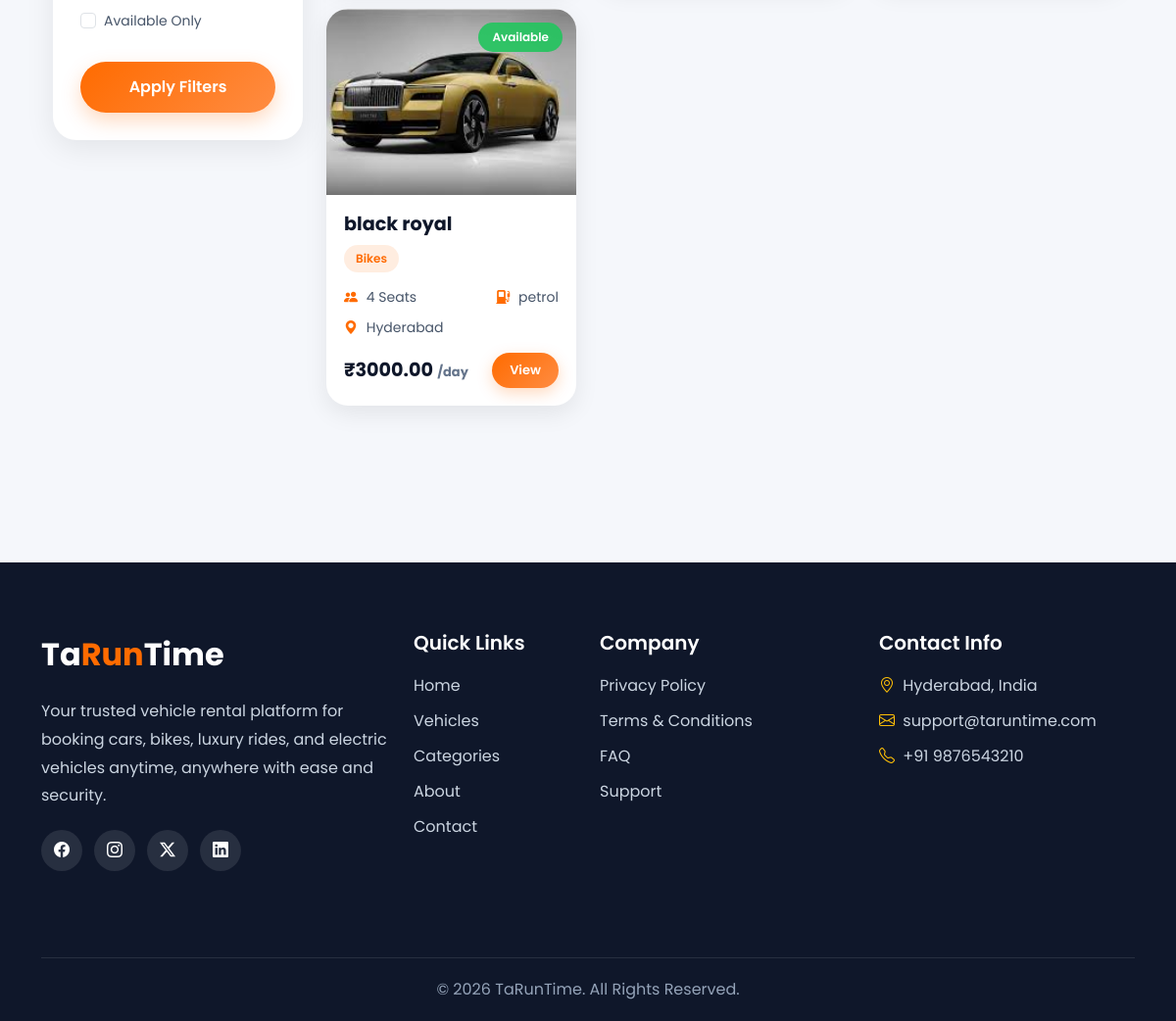
Before: /all_vehicles/ (lower part) with the older database file.
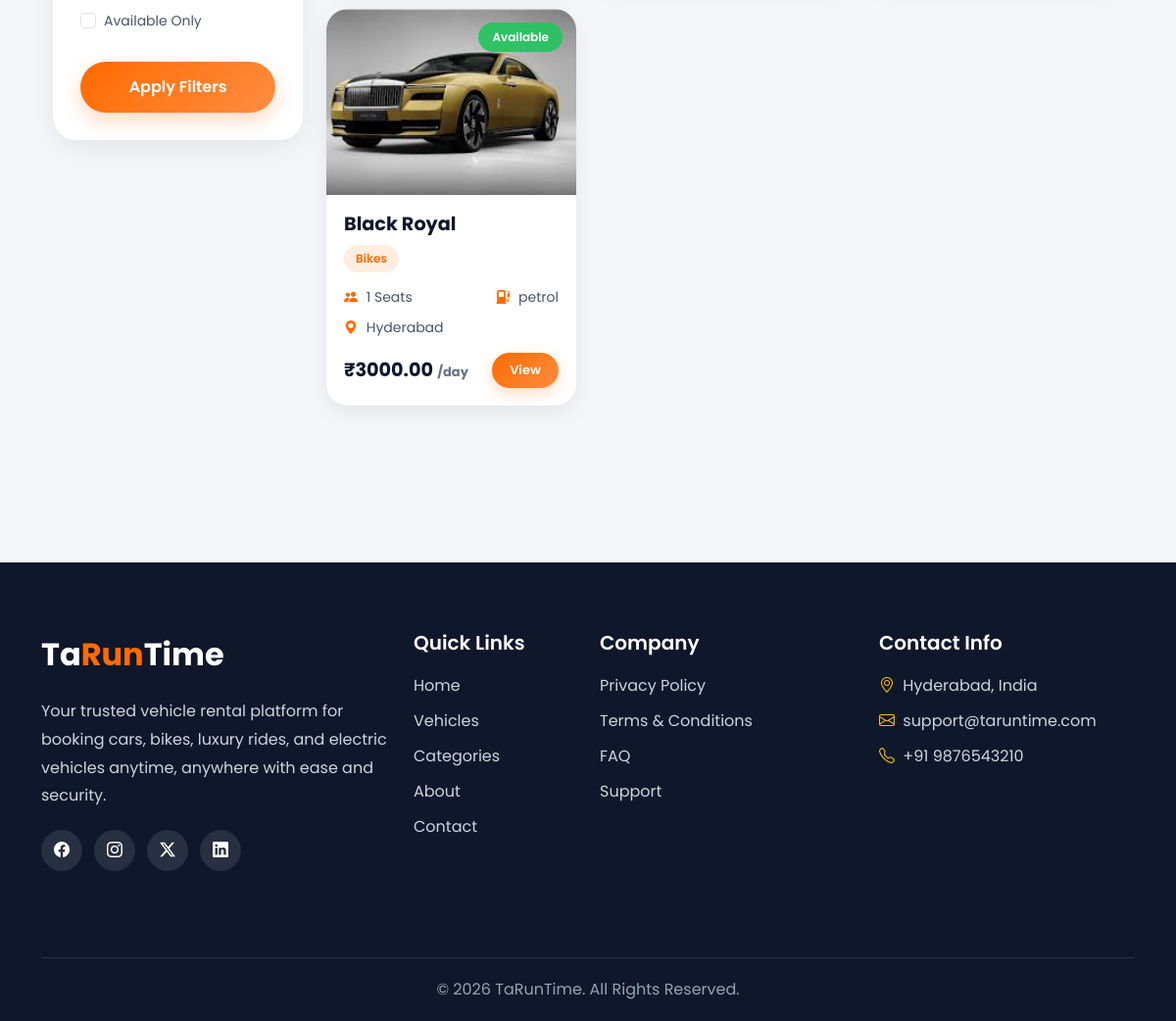
After: the same page with the newer database file.
### home/models.py (models this page shows, shortened)
class Vehicle(models.Model):
    vendor=models.ForeignKey(User,on_delete=models.CASCADE,related_name='vehicles')
    category=models.ForeignKey(Category,on_delete=models.CASCADE,related_name='vehicles')
    name=models.CharField(max_length=40)
    vehicle_number=models.CharField(max_length=30,unique=True)
    slug=models.SlugField(blank=True,unique=True)
    model=models.CharField(max_length=40,null=True,blank=True)
    brand=models.CharField(max_length=40,null=True,blank=True)
    year=models.IntegerField()
    fuel_type=models.CharField(max_length=30,choices=choices)
    seat_capacity=models.IntegerField()
    mileage=models.IntegerField()
    price_per_day=models.DecimalField(max_digits=10,decimal_places=2)
    location=models.CharField(max_length=70)
    description=models.TextField(null=True,blank=True)
    image=models.ImageField(upload_to='vehicle_images/')
    availability=models.BooleanField(default=True)
    created_at=models.DateTimeField(auto_now_add=True)
    updated_at=models.DateTimeField(auto_now=True)

class Category(models.Model):
    name=models.CharField(max_length=30,unique=True)
    slug=models.SlugField(blank=True,unique=True)
    image=models.ImageField(upload_to='category_images/')
    description=models.TextField()
    created_at=models.DateTimeField(auto_now_add=True)
    updated_at=models.DateTimeField(auto_now=True)

### home/views.py (the view, shortened to what this page needs)
# urls.py: path('all_vehicles/',views.all_vehicles_view,name='all_vehicles'),
def all_vehicles_view(request):
    vehicles=Vehicle.objects.all()
    categories=Category.objects.all()
    if request.method=='GET':
        if request.GET.get('min_price') or request.GET.get('max_price'):
            if request.GET.get('min_price'):
                vehicles=vehicles.filter(price_per_day__gte=request.GET.get('min_price'))
            if request.GET.get('max_price'):
                vehicles=vehicles.filter(price_per_day__lte=request.GET.get('max_price'))
        if request.GET.getlist('category'):
            print(request.GET.getlist('category'))
            vehicles=vehicles.filter(category__slug__in=request.GET.getlist('category'))
        if request.GET.getlist('fuel_type'):
            vehicles=vehicles.filter(fuel_type__in=request.GET.getlist('fuel_type'))
        if request.GET.get('capacity'):
            vehicles=vehicles.filter(seat_capacity__gte=request.GET.get('capacity'))
        if request.GET.get('available'):
            vehicles=vehicles.filter(availability=True)
    context={
        'vehicles':vehicles,
        'categories':categories,
    }
    return render(request,'all_vehicles.html',context)

### templates/all_vehicles.html (shortened to what the changed rows need)
{% extends 'base.html' %}
{% block content %}
<section class="vehicles-page">
    <div class="container">
        <div class="row g-4">
            <div class="col-lg-9">
                <div class="row g-4">
                    {% for vehicle in vehicles %}
                    <div class="col-12 col-md-6 col-lg-4">
                        <a
                            href="{% url 'vehicle_details' vehicle.slug %}"
                            class="vehicle-link"
                        >
                            <div class="vehicle-card">
                                <div class="vehicle-image-wrapper">
                                    <img
                                        src="{{ vehicle.image.url }}"
                                        alt="{{ vehicle.name }}"
                                        class="vehicle-image"
                                    >
                                    {% if vehicle.availability %}
                                        <span class="availability-badge available">
                                            Available
                                        </span>
                                    {% else %}
                                        <span class="availability-badge not-available">
                                            Not Available
                                        </span>
                                    {% endif %}
                                </div>
                                <div class="vehicle-content">
                                    <h3 class="vehicle-name">
                                        {{ vehicle.name }}
                                    </h3>
                                    <span class="vehicle-category">
                                        {{ vehicle.category.name }}
                                    </span>
                                    <div class="vehicle-info">
                                        <div>
                                            <i class="bi bi-people-fill"></i>
                                            {{ vehicle.seat_capacity }} Seats
                                        </div>
                                        <div>
                                            <i class="bi bi-fuel-pump-fill"></i>
                                            {{ vehicle.fuel_type }}
                                        </div>
                                    </div>
                                    <div class="vehicle-info">
                                        <div>
                                            <i class="bi bi-geo-alt-fill"></i>
                                            {{ vehicle.location }}
                                        </div>
                                    </div>
                                    <div class="vehicle-price">
                                        <div class="price">
                                            ₹{{ vehicle.price_per_day }}
                                            <span>/day</span>
                                        </div>
                                        <span class="view-btn">
                                            View
                                        </span>
                                    </div>
                                </div>
                            </div>
                        </a>
                    </div>
                    {% empty %}
                    <div class="col-12 text-center">
                        <h4>
                            No Vehicles Found
                        </h4>
                    </div>
                    {% endfor %}
                </div>
            </div>
        </div>
    </div>
</section>
{% endblock %}

Changed rows visible on the page:
changed Vehicle "petrol": name "black royal" → "Black Royal"; seat_capacity "4" → "1"
